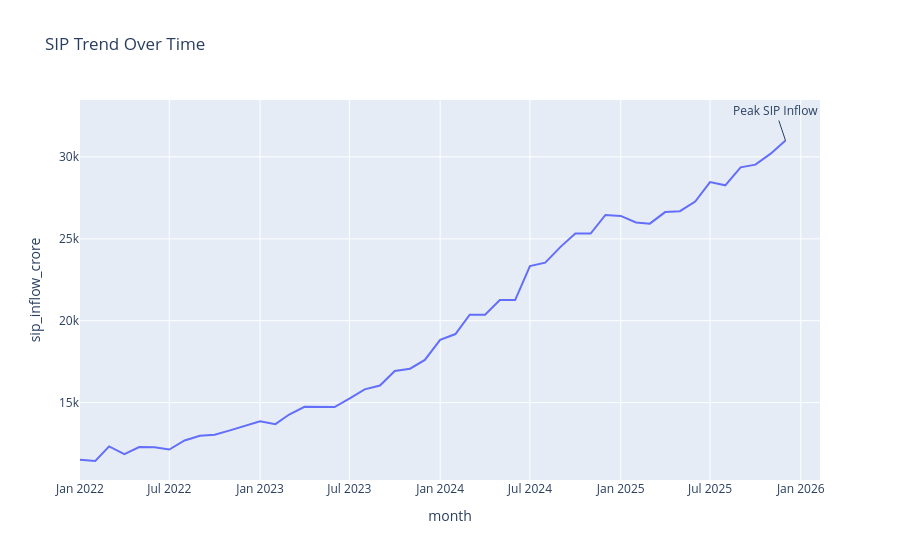

The code cell stored with this chart in its notebook:
### Code cell
fig.add_annotation(
    x=sip["month"].max(),
    y=sip["sip_inflow_crore"].max(),
    text="Peak SIP Inflow",
    showarrow=True
)
